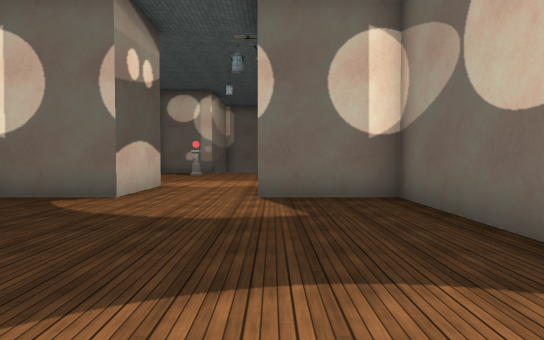
[1] (above)

13 first-person views from a walk through a Unity game level. The camera is 1.4 m above the floor, tilts 2° down and sees 75° across. The floor is counted in squares, 2 m on a side. Each view is taken from the middle of a square. On the plan, view 1 faces up. The plan holds only what a view shows up to about 11 squares ahead; the rest is blank. The place goes on beyond the plan. The player character is not drawn. Some animated figures are left out. Some surface patterns are stand-ins.

[2]
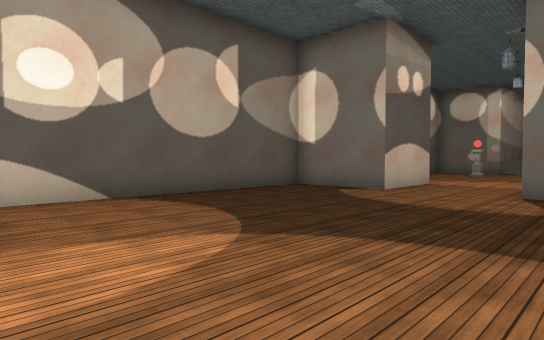

[3]
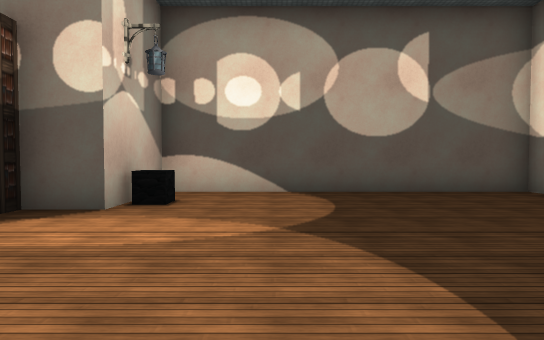

[4]
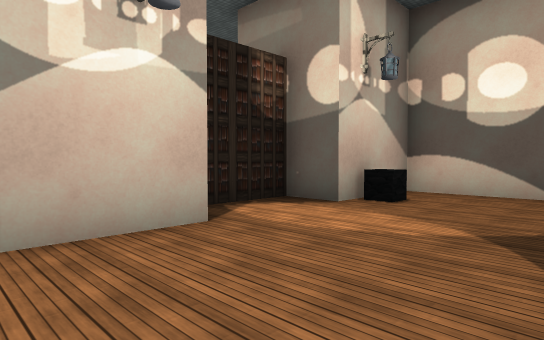

[5]
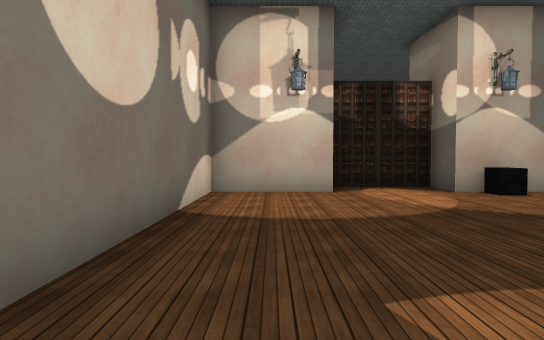

[6]
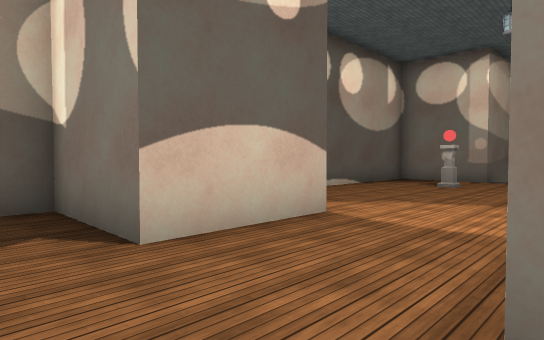

[7]
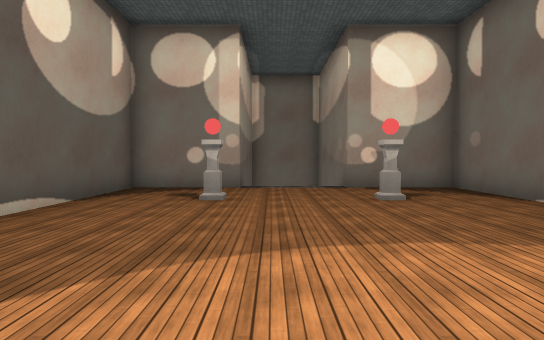

[8]
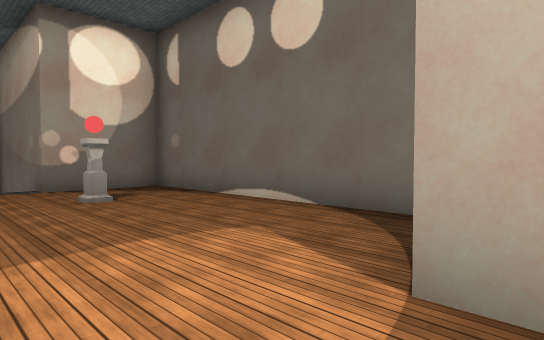

[9]
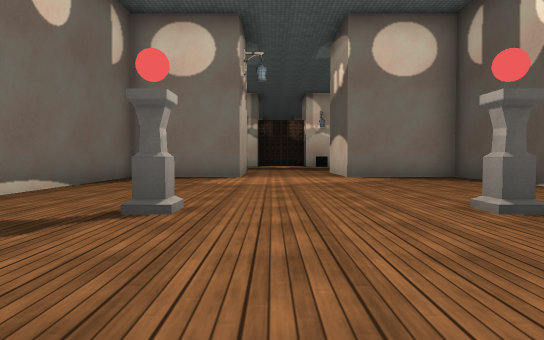

[10]
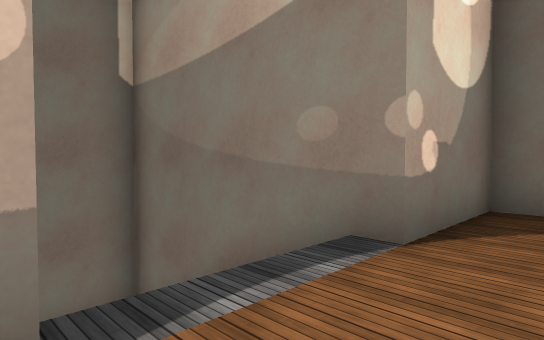

[11]
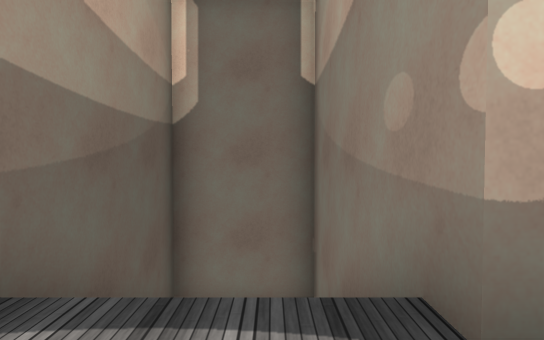

[12]
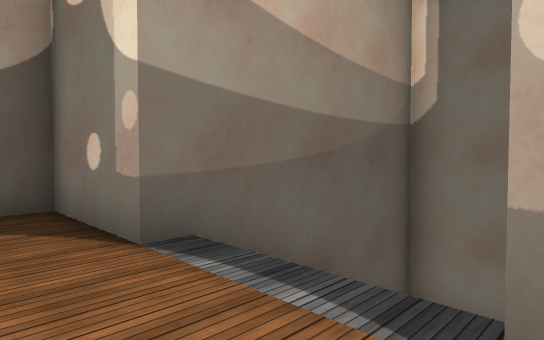

[13]
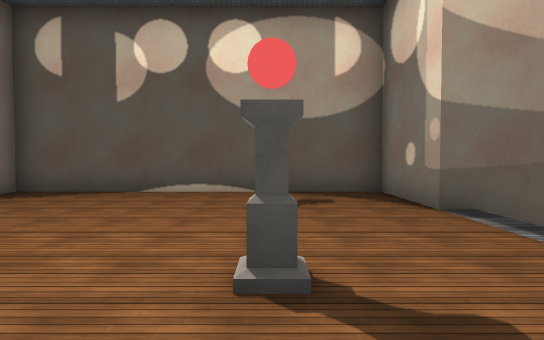

### Floor plan
Ten units are one square. View 1 is at (0, 0); x grows to the right and y downward. Boxes are objects, and circles mark ways between rooms. Rooms are numbered by the first view taken in them; rooms with no view inside come last. Other rooms are left out.
<svg viewBox="-57 -217 85 246">
<path fill="none" stroke="#000" d="M-27 14 -27 24 -4 24M-4 12 23 12 23 -63 -2 -63 -2 -88M-27 -88 -27 -63 -52 -63 -52 12 -36 12M-2 -88 23 -88 23 -163 -2 -163 -2 -212 -27 -212 -27 -163 -52 -163 -52 -88 -27 -88"/>
<rect x="-35" y="5" width="10" height="10" fill="#bbb"><title>other object</title></rect>
<rect x="-35" y="-145" width="10" height="10" fill="#bbb"><title>other object</title></rect>
<rect x="-5" y="-145" width="10" height="10" fill="#bbb"><title>other object</title></rect>
<circle cx="-15" cy="-75" r="3" fill="#2a7"/>
<text x="-20" y="-30">1</text>
<text x="-20" y="-130">2</text>
</svg>
Room 1 opens to room 2.

Where each view was taken, in squares from view 1:
view 1: 0 up, 0 right, facing up
view 2: 1 down, 1 right, facing up-left
view 3: 1 up, 2 right, facing left
view 4: 2 up, 2 right, facing down-left
view 5: 6 up, 1 right, facing down
view 6: 5 up, 0 right, facing up-left
view 7: 8 up, 2 left, facing up
view 8: 8 up, 2 left, facing up-right
view 9: 17 up, 1 left, facing down
view 10: 15 up, 3 left, facing up-right
view 11: 15 up, 1 left, facing up
view 12: 15 up, 0 right, facing up-left
view 13: 14 up, 2 right, facing left
